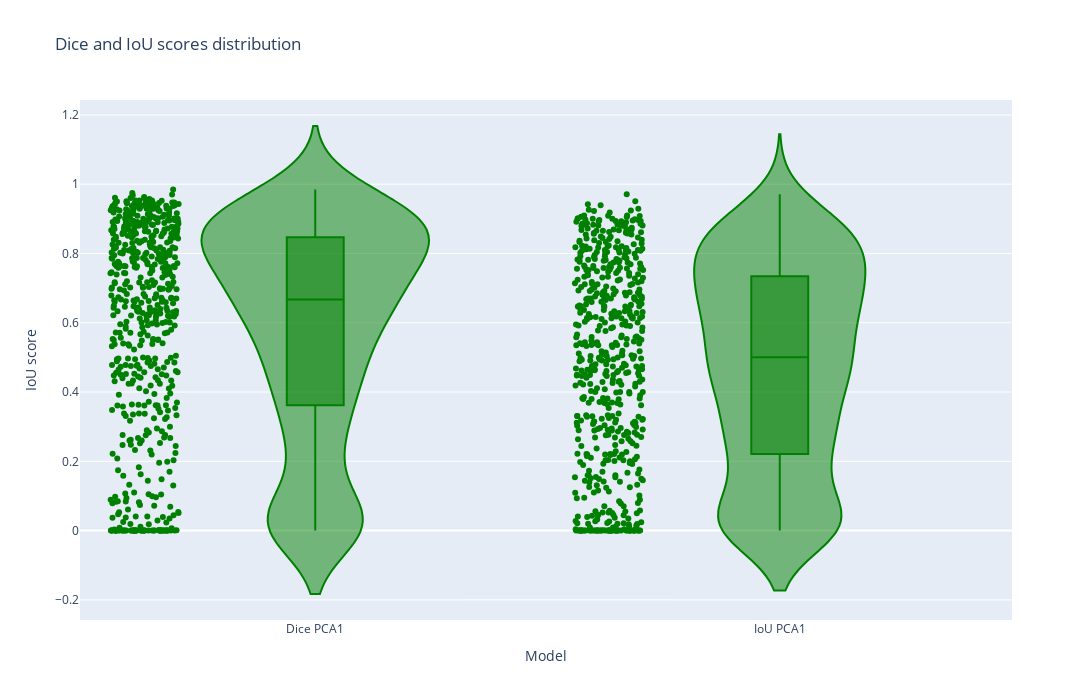

Notebook code cell kept with this figure:
### Code cell
fig = px.violin(df_res[['Dice PCA1', 'IoU PCA1']], points="all", color_discrete_sequence=['green'], title='Dice and IoU scores distribution', box=True, width=1400, height=700)
fig.update_layout(xaxis_title='Model', yaxis_title='IoU score')
fig.show()
fig.write_html('results_pca_nb_optimized_skincancer_new.html')
fig.write_image('results_pca_nb_optimized_skincancer_new.png')

### Figure 1 — Plotly figure (JSON) as saved in the notebook; plotly's stock layout.template omitted (floating-point values rounded to 4 significant figures; data arrays with more than 128 entries replaced by an {"elided": "..."} marker saying what was removed)
{"data": [{"alignmentgroup": "True", "box": {"visible": true}, "hovertemplate": "variable=%{x}<br>value=%{y}<extra></extra>", "legendgroup": "", "marker": {"color": "green"}, "name": "", "offsetgroup": "", "orientation": "v", "points": "all", "scalegroup": "True", "showlegend": false, "type": "violin", "x": {"elided": "1200 str values"}, "x0": " ", "xaxis": "x", "y": {"elided": "1200 float values"}, "y0": " ", "yaxis": "y"}], "layout": {"height": 700, "legend": {"tracegroupgap": 0}, "title": {"text": "Dice and IoU scores distribution"}, "violinmode": "group", "width": 1400, "xaxis": {"anchor": "y", "domain": [0, 1], "title": {"text": "Model"}}, "yaxis": {"anchor": "x", "domain": [0, 1], "title": {"text": "IoU score"}}}}
